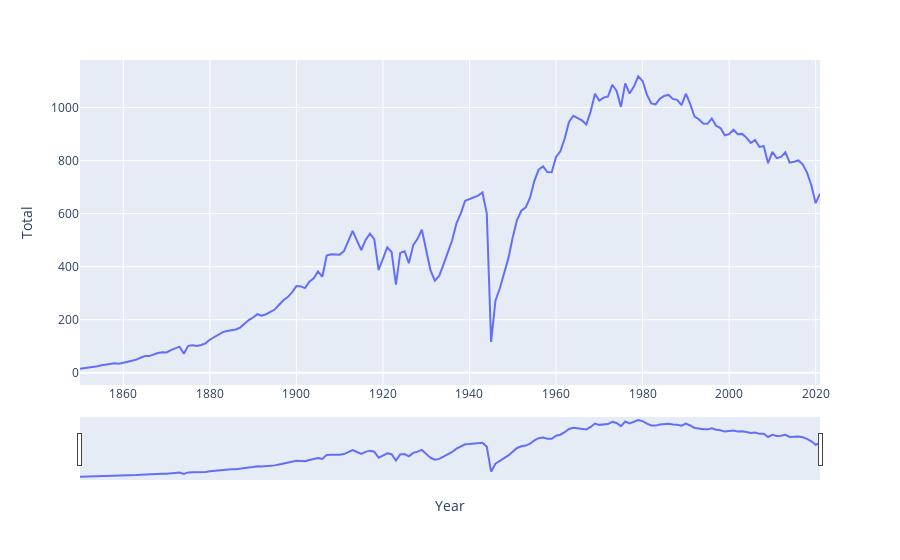

Notebook code cell kept with this figure:
### Code cell
#  plot to see total emission versus year for 'Germany'
fig_ger = px.line(df_ger, x="Year", y="Total")
fig_ger.update_xaxes(rangeslider_visible=True)
fig_ger.show()

### Figure 1 — Plotly figure (JSON) as saved in the notebook; plotly's stock layout.template omitted (floating-point values rounded to 4 significant figures; data arrays with more than 128 entries replaced by an {"elided": "..."} marker saying what was removed)
{"data": [{"hovertemplate": "Year=%{x}<br>Total=%{y}<extra></extra>", "legendgroup": "", "line": {"color": "#636efa", "dash": "solid"}, "marker": {"symbol": "circle"}, "mode": "lines", "name": "", "orientation": "v", "showlegend": false, "type": "scatter", "x": {"elided": "172 int values"}, "xaxis": "x", "y": {"elided": "172 float values"}, "yaxis": "y"}], "layout": {"legend": {"tracegroupgap": 0}, "margin": {"t": 60}, "xaxis": {"anchor": "y", "domain": [0, 1], "rangeslider": {"visible": true}, "title": {"text": "Year"}}, "yaxis": {"anchor": "x", "domain": [0, 1], "title": {"text": "Total"}}}}
